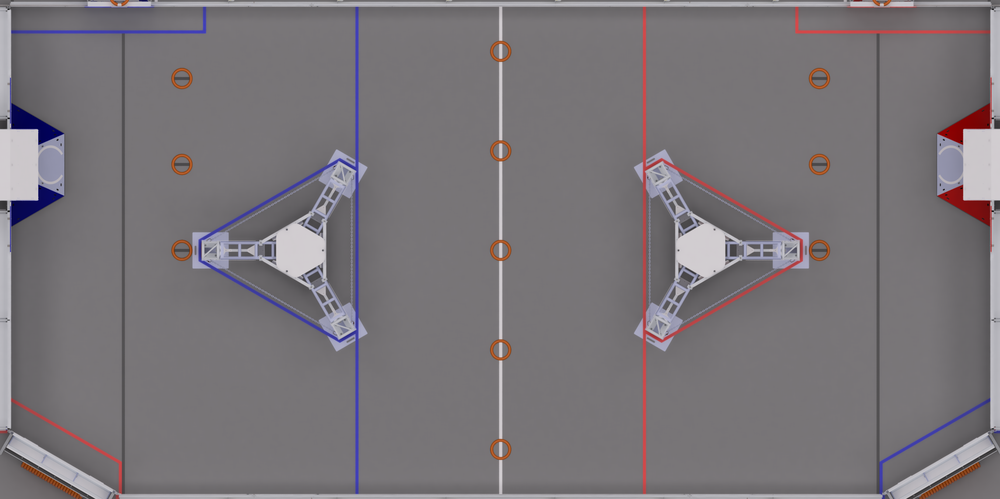
#> input picture field.png, 1000 x 499 px, shrunk from 2712 x 1352 before the run, given in place of the camera
$ python NoteDetector.py
#> lines starting #> are read from the running program, lines starting #| are printed output that depends on the picture
import cv2 as cv
import numpy as np
import math

#note values
NOTE_RADIUS = 0.1778 # in meters

#camera values
CAMERA_PORT = 0
HORIZONTAL_FOV = 61.37
FOCAL_LENGTH = (2 * 60.59) / NOTE_RADIUS # distance * pixel radius / obj radius
DISTANCE_OFFSET = -0.15

#threshold values
MIN_THRESHOLD = (0, 150, 150) #hsv min threshold
MAX_THRESHOLD = (50, 300, 300) #hsv max threshold

#pipeline values
ERODE_ITERATIONS = 1
DILATE_ITERATIONS = 1
KERNEL_SIZE = 5

#denoising pipeline
def pipeline(binary_frame, erode_iterations, dilate_iterations):
    # apply erosion on frame
    binary_frame = cv.erode(binary_frame, np.ones((KERNEL_SIZE, KERNEL_SIZE), np.uint8), erode_iterations)
    # apply dilation on frame
    binary_frame = cv.dilate(binary_frame, np.ones((KERNEL_SIZE, KERNEL_SIZE), np.uint8), dilate_iterations)
    # apply distance transform
    transformed_frame = cv.distanceTransform(binary_frame, cv.DIST_L2, KERNEL_SIZE)
    return transformed_frame

def main():
     # create video capture
    vid = cv.VideoCapture(CAMERA_PORT)
    ret, frame = vid.read()
#> frame is the input picture: shape (499, 1000, 3); mean B, G, R 120.7, 116.8, 121.4
    #check if camera is working
    if ret == False or not vid.isOpened():
        print('no cap')
        exit()

    while(ret):
        #save camera frame
        ret, frame = vid.read()

        #convert frame from rgb to hsv
        hsv_frame = cv.cvtColor(frame, cv.COLOR_BGR2HSV_FULL)
#> hsv_frame: shape (499, 1000, 3); mean H, S, V 214.5, 12.7, 123.3

        #detect pixels in hsv range
        binary_frame = cv.inRange(hsv_frame, MIN_THRESHOLD, MAX_THRESHOLD)
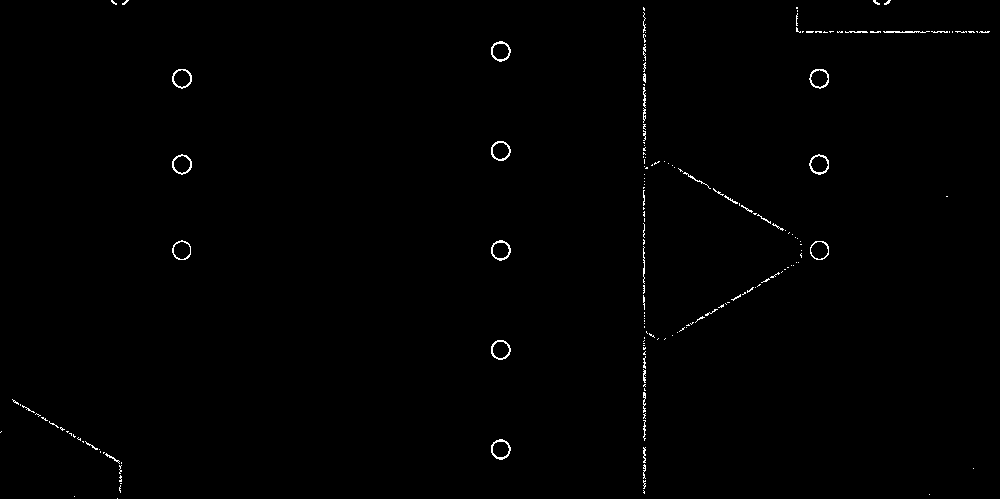
#> binary_frame: shape (499, 1000); 0.57% white in thin lines or dots

        #apply pipeline denoising functions on frame
        transformed_frame = pipeline(binary_frame, ERODE_ITERATIONS, DILATE_ITERATIONS)
#> in pipeline, `binary_frame = cv.erode(binary_frame, np.ones((KERNEL_SIZE, KERNEL_SIZ..`: binary_frame: shape (499, 1000); every value is 0
#> in pipeline, `transformed_frame = cv.distanceTransform(binary_frame, cv.DIST_L2, KER..`: transformed_frame: shape (499, 1000) float32; every value is 0

        #apply threshold on frame
        final_frame = cv.inRange(transformed_frame, (0.5), (1))

        #detect contours
        contours, hir = cv.findContours(final_frame, cv.RETR_TREE, cv.CHAIN_APPROX_SIMPLE)
#> contours = []; hir = None

        #get bouding circle
        if len(contours) != 0:
          #find contour with largest area
          area = 0
          cnt = contours[0]
          for cnt in contours:
              if area < cv.contourArea(cnt):
                  c = cnt
                  area = cv.contourArea(cnt)

          #get center point and radius of the min bounding circle
          center, radius = cv.minEnclosingCircle(c)

          #mark circle in the frame
          frame = cv.circle(frame, (int(center[0]), int(center[1])), int(radius), (255,0,0))

          #calculate distance
          distance = (NOTE_RADIUS * FOCAL_LENGTH / radius) + DISTANCE_OFFSET

          #get resolutin of frame
          resX = frame.shape[0]

          #calculate yaw angle from note
          yaw = (HORIZONTAL_FOV / resX) * (center[0] - resX / 2)

          #get cartesian values of vector
          x = math.cos(math.radians(yaw)) * distance
          y = math.sin(math.radians(yaw)) * distance

          print ('dis:', distance, 'yaw:', yaw)
        #Display frame
        cv.imshow('detected pixels', final_frame)
        cv.imshow('transformed', transformed_frame)
        cv.imshow('frame', frame)
        #close camera when 'q' is pressed
        if cv.waitKey(1) & 0xFF == ord('q'):
#> (key q is pressed here)
            break

    # release video capture object
    vid.release()
    # kill open windows
    cv.destroyAllWindows()

if __name__ == '__main__':
   main()
